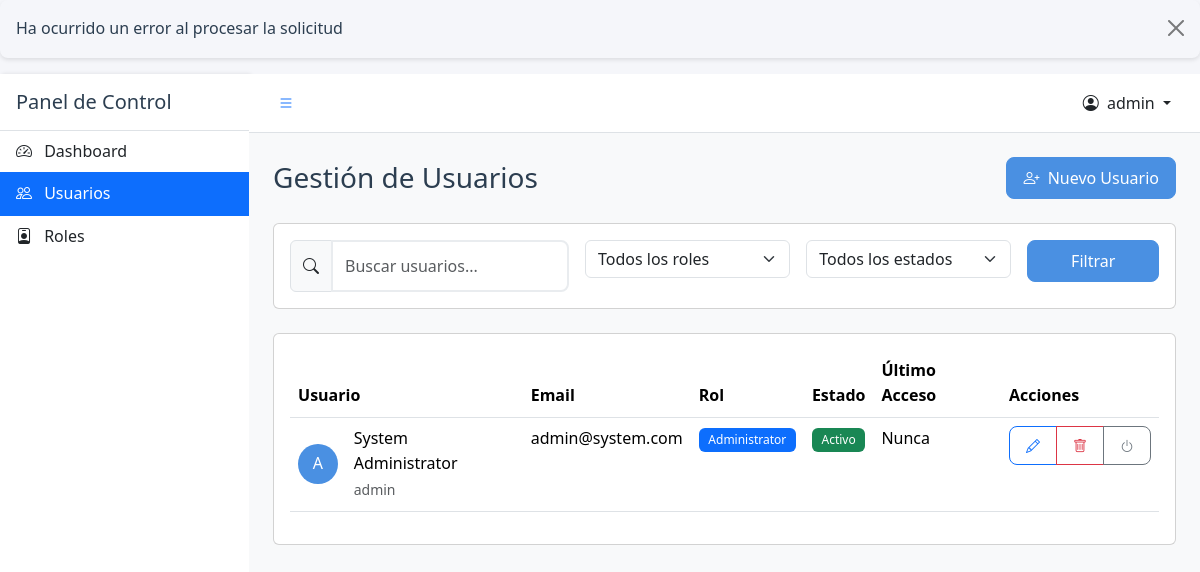
Before: /admin/users.php (signed in) with the older database file.
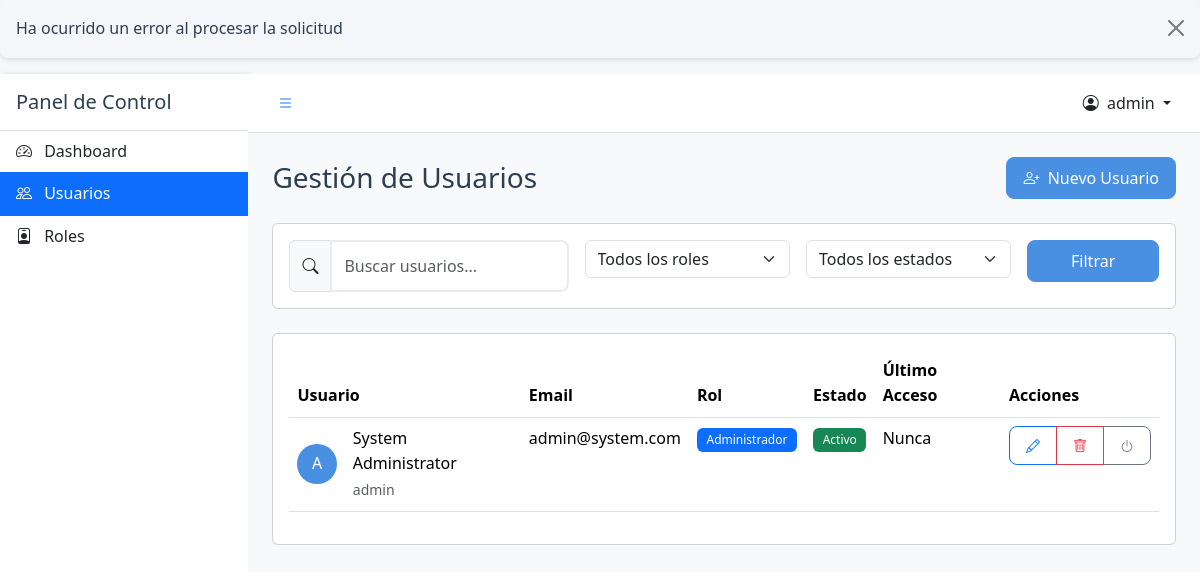
After: the same page with the newer database file.
### tables this page shows
CREATE TABLE users (
    id INT PRIMARY KEY AUTO_INCREMENT,
    username VARCHAR(50) NOT NULL UNIQUE,
    email VARCHAR(100) NOT NULL UNIQUE,
    password VARCHAR(255) NOT NULL,
    first_name VARCHAR(50),
    last_name VARCHAR(50),
    role_id INT,
    is_active BOOLEAN DEFAULT TRUE,
    remember_token VARCHAR(100) DEFAULT NULL,
    last_login TIMESTAMP NULL,
    last_password_change TIMESTAMP NULL,
    failed_login_attempts INT DEFAULT 0,
    locked_until TIMESTAMP NULL,
    created_at TIMESTAMP DEFAULT CURRENT_TIMESTAMP,
    updated_at TIMESTAMP DEFAULT CURRENT_TIMESTAMP ON UPDATE CURRENT_TIMESTAMP,
    FOREIGN KEY (role_id) REFERENCES roles(id)
);

CREATE TABLE roles (
    id INT PRIMARY KEY AUTO_INCREMENT,
    name VARCHAR(50) NOT NULL UNIQUE,
    description TEXT,
    can_register_users BOOLEAN DEFAULT FALSE,
    created_at TIMESTAMP DEFAULT CURRENT_TIMESTAMP,
    updated_at TIMESTAMP DEFAULT CURRENT_TIMESTAMP ON UPDATE CURRENT_TIMESTAMP
);

### classes/User.php (called while the page is built, shortened)
<?php
require_once 'Database.php';
class User {
    private $db;
    private $table = 'users';
    public function __construct() {
        $database = new Database();
        $this->db = $database->getConnection();
    }
    public function getById($id) {
        $query = "SELECT u.*, r.name as role_name
                 FROM " . $this->table . " u
                 JOIN roles r ON u.role_id = r.id
                 WHERE u.id = ?";
        $stmt = $this->db->prepare($query);
        $stmt->execute([$id]);
        $user = $stmt->fetch();
        if ($user) {
            unset($user['password']);
        }
        return $user;
    }
    public function getAll($limit = 10, $offset = 0, $search = '') {
        try {
            $query = "SELECT u.*, r.name as role_name
                     FROM " . $this->table . " u
                     JOIN roles r ON u.role_id = r.id
                     WHERE u.is_active = 1";
            $params = [];
            $query .= " ORDER BY u.created_at DESC LIMIT ? OFFSET ?";
            $params[] = $limit;
            $params[] = $offset;
            $stmt = $this->db->prepare($query);
            $stmt->execute($params);
            return $stmt->fetchAll();
        } catch (Exception $e) {
            throw new Exception("Error al obtener usuarios: " . $e->getMessage());
        }
    }
}
?>

### classes/Database.php (called while the page is built, shortened)
<?php
class Database {
    private $host = "localhost";
    private $db_name = "login_system";
    private $username = "root";
    private $password = "";
    public function getConnection() {
        $this->conn = null;
        try {
            $this->conn = new PDO(
                "mysql:host=" . $this->host . ";dbname=" . $this->db_name . ";charset=utf8mb4",
                $this->username,
                $this->password,
                [
                    PDO::ATTR_ERRMODE => PDO::ERRMODE_EXCEPTION,
                    PDO::ATTR_EMULATE_PREPARES => false,
                    PDO::ATTR_DEFAULT_FETCH_MODE => PDO::FETCH_ASSOC,
                    PDO::MYSQL_ATTR_INIT_COMMAND => "SET NAMES utf8mb4 COLLATE utf8mb4_unicode_ci"
                ]
            );
        } catch(PDOException $e) {
            throw new Exception("Error de conexión: " . $e->getMessage());
        }
        return $this->conn;
    }
}
?>

### admin/users.php (the view, shortened to what the changed rows need)
<?php
require_once '../classes/User.php';
$user = new User();
$currentUser = $user->getById($_SESSION['user_id']);
$page = isset($_GET['page']) ? (int)$_GET['page'] : 1;
$limit = 10;
$offset = ($page - 1) * $limit;
$search = isset($_GET['search']) ? trim($_GET['search']) : '';
$users = $user->getAll($limit, $offset, $search);
?>
<!DOCTYPE html>
<html lang="es">
<head>
    <link href="../assets/css/bootstrap.min.css" rel="stylesheet">
    <link href="../assets/css/style.css" rel="stylesheet">
    <link href="../assets/css/admin.css" rel="stylesheet">
    <link rel="stylesheet" href="https://cdn.jsdelivr.net/npm/bootstrap-icons@1.8.1/font/bootstrap-icons.css">
</head>
<body>
    <div class="d-flex" id="wrapper">
        <div id="page-content-wrapper" class="bg-light">
            <nav class="navbar navbar-expand-lg navbar-light bg-white border-bottom">
                <div class="container-fluid">
                    <div class="dropdown ms-auto">
                        <button class="btn btn-link dropdown-toggle text-dark text-decoration-none" type="button" id="userMenu" data-bs-toggle="dropdown" aria-expanded="false">
                            <i class="bi bi-person-circle me-1"></i>
                            <?php echo htmlspecialchars($currentUser['username']); ?>
                        </button>
                    </div>
                </div>
            </nav>
            <div class="container-fluid px-4 py-4">
                <div class="row align-items-center mb-4">
                    <div class="col">
                        <h1 class="h3 mb-0">Gestión de Usuarios</h1>
                    </div>
                </div>
                <div class="card">
                    <div class="card-body">
                        <div class="table-responsive">
                            <table class="table table-hover">
                                <thead>
                                    <tr>
                                        <th>Usuario</th>
                                        <th>Email</th>
                                        <th>Rol</th>
                                        <th>Estado</th>
                                        <th>Último Acceso</th>
                                        <th>Acciones</th>
                                    </tr>
                                </thead>
                                <tbody>
                                    <?php foreach ($users as $u): ?>
                                    <tr>
                                        <td>
                                            <div class="d-flex align-items-center">
                                                <div class="activity-avatar me-3">
                                                    <?php echo strtoupper(substr($u['username'], 0, 1)); ?>
                                                </div>
                                                <div>
                                                    <?php echo htmlspecialchars($u['first_name'] . ' ' . $u['last_name']); ?>
                                                    <br>
                                                    <small class="text-muted">
                                                        <?php echo htmlspecialchars($u['username']); ?>
                                                    </small>
                                                </div>
                                            </div>
                                        </td>
                                        <td><?php echo htmlspecialchars($u['email']); ?></td>
                                        <td>
                                            <span class="badge bg-primary">
                                                <?php echo htmlspecialchars($u['role_name']); ?>
                                            </span>
                                        </td>
                                        <td>
                                            <?php if ($u['is_active']): ?>
                                                <span class="badge bg-success">Activo</span>
                                            <?php else: ?>
                                                <span class="badge bg-danger">Inactivo</span>
                                            <?php endif; ?>
                                        </td>
                                        <td>
                                            <?php
                                                echo $u['last_login']
                                                    ? date('d/m/Y H:i', strtotime($u['last_login']))
                                                    : 'Nunca';
                                            ?>
                                        </td>
                                        <td>
                                            <div class="btn-group">
                                                <button type="button" class="btn btn-sm btn-outline-primary"
                                                        data-bs-toggle="modal"
                                                        data-bs-target="#editUserModal"
                                                        data-user-id="<?php echo $u['id']; ?>">
                                                    <i class="bi bi-pencil"></i>
                                                </button>
                                                <button type="button" class="btn btn-sm btn-outline-danger delete-user"
                                                        data-user-id="<?php echo $u['id']; ?>">
                                                    <i class="bi bi-trash"></i>
                                                </button>
                                                <button type="button" class="btn btn-sm btn-outline-secondary toggle-user-status"
                                                        data-user-id="<?php echo $u['id']; ?>"
                                                        data-status="<?php echo $u['is_active']; ?>">
                                                    <i class="bi bi-power"></i>
                                                </button>
                                            </div>
                                        </td>
                                    </tr>
                                    <?php endforeach; ?>
                                </tbody>
                            </table>
                        </div>
                    </div>
                </div>
            </div>
        </div>
    </div>
</body>
</html>

Changed rows visible on the page:
changed users "System Administrator": role.name "Administrator" → "Administrador"
